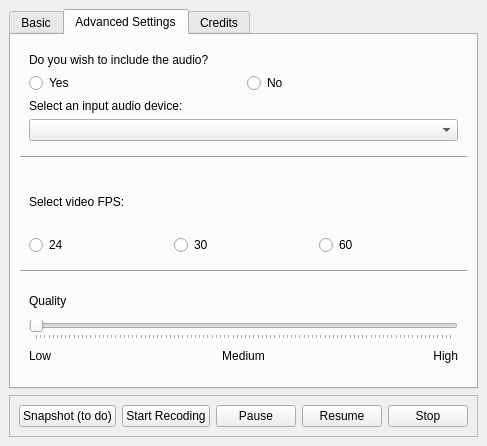
<?xml version="1.0" encoding="UTF-8"?>
<ui version="4.0">
 <class>MainWindow</class>
 <widget class="QMainWindow" name="MainWindow">
  <property name="geometry">
   <rect>
    <x>0</x>
    <y>0</y>
    <width>462</width>
    <height>446</height>
   </rect>
  </property>
  <property name="minimumSize">
   <size>
    <width>0</width>
    <height>446</height>
   </size>
  </property>
  <property name="maximumSize">
   <size>
    <width>16777215</width>
    <height>446</height>
   </size>
  </property>
  <property name="windowTitle">
   <string>MainWindow</string>
  </property>
  <property name="windowIcon">
   <iconset>
    <normaloff>:/icons/icon.svg</normaloff>:/icons/icon.svg</iconset>
  </property>
  <widget class="QWidget" name="centralwidget">
   <layout class="QVBoxLayout" name="verticalLayout_2">
    <item>
     <widget class="QTabWidget" name="tabWidget">
      <property name="currentIndex">
       <number>1</number>
      </property>
      <widget class="QWidget" name="tab_1">
       <attribute name="title">
        <string>Basic</string>
       </attribute>
       <layout class="QVBoxLayout" name="verticalLayout_3">
        <item>
         <widget class="QWidget" name="widget" native="true">
          <layout class="QVBoxLayout" name="verticalLayout">
           <item>
            <widget class="QLabel" name="label_5">
             <property name="sizePolicy">
              <sizepolicy hsizetype="Preferred" vsizetype="Preferred">
               <horstretch>0</horstretch>
               <verstretch>0</verstretch>
              </sizepolicy>
             </property>
             <property name="text">
              <string>Select a recording mode:</string>
             </property>
            </widget>
           </item>
           <item>
            <layout class="QHBoxLayout" name="horizontalLayout">
             <property name="spacing">
              <number>40</number>
             </property>
             <item>
              <widget class="QPushButton" name="pushButtonFullscreen">
               <property name="text">
                <string>      Fullscreen</string>
               </property>
               <property name="iconSize">
                <size>
                 <width>20</width>
                 <height>20</height>
                </size>
               </property>
              </widget>
             </item>
             <item>
              <widget class="QPushButton" name="pushButtonSelectArea">
               <property name="text">
                <string>      Select Area</string>
               </property>
              </widget>
             </item>
            </layout>
           </item>
           <item>
            <spacer name="horizontalSpacer">
             <property name="orientation">
              <enum>Qt::Horizontal</enum>
             </property>
             <property name="sizeHint" stdset="0">
              <size>
               <width>40</width>
               <height>20</height>
              </size>
             </property>
            </spacer>
           </item>
          </layout>
         </widget>
        </item>
        <item>
         <widget class="Line" name="line">
          <property name="orientation">
           <enum>Qt::Horizontal</enum>
          </property>
         </widget>
        </item>
        <item>
         <widget class="QWidget" name="widget_2" native="true">
          <layout class="QVBoxLayout" name="verticalLayout_5">
           <item>
            <widget class="QLabel" name="label_4">
             <property name="sizePolicy">
              <sizepolicy hsizetype="Preferred" vsizetype="Preferred">
               <horstretch>0</horstretch>
               <verstretch>0</verstretch>
              </sizepolicy>
             </property>
             <property name="text">
              <string>Select where your file will be saved</string>
             </property>
            </widget>
           </item>
           <item>
            <layout class="QFormLayout" name="formLayout_2">
             <property name="verticalSpacing">
              <number>6</number>
             </property>
             <item row="0" column="0">
              <widget class="QLabel" name="label_3">
               <property name="text">
                <string>Path</string>
               </property>
              </widget>
             </item>
             <item row="0" column="1">
              <layout class="QHBoxLayout" name="horizontalLayout_3">
               <item>
                <widget class="QLineEdit" name="lineEditPath"/>
               </item>
               <item>
                <widget class="QToolButton" name="toolButton">
                 <property name="text">
                  <string>...</string>
                 </property>
                </widget>
               </item>
              </layout>
             </item>
            </layout>
           </item>
          </layout>
         </widget>
        </item>
        <item>
         <widget class="Line" name="line_5">
          <property name="orientation">
           <enum>Qt::Horizontal</enum>
          </property>
         </widget>
        </item>
        <item>
         <widget class="QWidget" name="widget_5" native="true">
          <property name="sizePolicy">
           <sizepolicy hsizetype="Preferred" vsizetype="Fixed">
            <horstretch>0</horstretch>
            <verstretch>0</verstretch>
           </sizepolicy>
          </property>
          <layout class="QVBoxLayout" name="verticalLayout_10">
           <item>
            <widget class="QLabel" name="label_7">
             <property name="sizePolicy">
              <sizepolicy hsizetype="Preferred" vsizetype="Fixed">
               <horstretch>0</horstretch>
               <verstretch>0</verstretch>
              </sizepolicy>
             </property>
             <property name="text">
              <string>Window behaviour:</string>
             </property>
            </widget>
           </item>
           <item>
            <widget class="QCheckBox" name="checkBoxMinimize">
             <property name="text">
              <string>Minimize in System Tray at starting</string>
             </property>
            </widget>
           </item>
          </layout>
         </widget>
        </item>
       </layout>
      </widget>
      <widget class="QWidget" name="tab_2">
       <attribute name="title">
        <string>Advanced Settings</string>
       </attribute>
       <layout class="QVBoxLayout" name="verticalLayout_4">
        <item>
         <widget class="QWidget" name="widget_3" native="true">
          <layout class="QVBoxLayout" name="verticalLayout_6">
           <item>
            <widget class="QLabel" name="label_2">
             <property name="text">
              <string>Do you wish to include the audio?</string>
             </property>
            </widget>
           </item>
           <item>
            <layout class="QHBoxLayout" name="horizontalLayout_2">
             <item>
              <widget class="QRadioButton" name="radioButtonYes">
               <property name="sizePolicy">
                <sizepolicy hsizetype="Minimum" vsizetype="Fixed">
                 <horstretch>0</horstretch>
                 <verstretch>0</verstretch>
                </sizepolicy>
               </property>
               <property name="text">
                <string>Yes</string>
               </property>
              </widget>
             </item>
             <item>
              <widget class="QRadioButton" name="radioButtonNo">
               <property name="sizePolicy">
                <sizepolicy hsizetype="Minimum" vsizetype="Fixed">
                 <horstretch>0</horstretch>
                 <verstretch>0</verstretch>
                </sizepolicy>
               </property>
               <property name="minimumSize">
                <size>
                 <width>0</width>
                 <height>0</height>
                </size>
               </property>
               <property name="text">
                <string>No</string>
               </property>
              </widget>
             </item>
            </layout>
           </item>
           <item>
            <widget class="QLabel" name="label_11">
             <property name="text">
              <string>Select an input audio device:</string>
             </property>
            </widget>
           </item>
           <item>
            <widget class="QComboBox" name="comboBox">
             <property name="sizePolicy">
              <sizepolicy hsizetype="Preferred" vsizetype="Preferred">
               <horstretch>0</horstretch>
               <verstretch>0</verstretch>
              </sizepolicy>
             </property>
             <property name="minimumSize">
              <size>
               <width>40</width>
               <height>20</height>
              </size>
             </property>
            </widget>
           </item>
          </layout>
         </widget>
        </item>
        <item>
         <widget class="Line" name="line_2">
          <property name="orientation">
           <enum>Qt::Horizontal</enum>
          </property>
         </widget>
        </item>
        <item>
         <widget class="QWidget" name="widget_4" native="true">
          <layout class="QVBoxLayout" name="verticalLayout_7">
           <item>
            <widget class="QLabel" name="label">
             <property name="text">
              <string>Select video FPS:</string>
             </property>
            </widget>
           </item>
           <item>
            <layout class="QHBoxLayout" name="horizontalLayout_6">
             <item>
              <widget class="QRadioButton" name="radioButton24">
               <property name="text">
                <string>24</string>
               </property>
              </widget>
             </item>
             <item>
              <widget class="QRadioButton" name="radioButton30">
               <property name="text">
                <string>30</string>
               </property>
              </widget>
             </item>
             <item>
              <widget class="QRadioButton" name="radioButton60">
               <property name="mouseTracking">
                <bool>true</bool>
               </property>
               <property name="text">
                <string>60 </string>
               </property>
              </widget>
             </item>
            </layout>
           </item>
          </layout>
         </widget>
        </item>
        <item>
         <widget class="Line" name="line_4">
          <property name="orientation">
           <enum>Qt::Horizontal</enum>
          </property>
         </widget>
        </item>
        <item>
         <widget class="QWidget" name="widget_6" native="true">
          <layout class="QVBoxLayout" name="verticalLayout_9">
           <item>
            <widget class="QLabel" name="label_6">
             <property name="sizePolicy">
              <sizepolicy hsizetype="Expanding" vsizetype="Preferred">
               <horstretch>0</horstretch>
               <verstretch>0</verstretch>
              </sizepolicy>
             </property>
             <property name="maximumSize">
              <size>
               <width>16777215</width>
               <height>20</height>
              </size>
             </property>
             <property name="frameShape">
              <enum>QFrame::NoFrame</enum>
             </property>
             <property name="text">
              <string>Quality</string>
             </property>
            </widget>
           </item>
           <item>
            <widget class="QSlider" name="horizontalSlider">
             <property name="sizePolicy">
              <sizepolicy hsizetype="Expanding" vsizetype="Fixed">
               <horstretch>0</horstretch>
               <verstretch>0</verstretch>
              </sizepolicy>
             </property>
             <property name="orientation">
              <enum>Qt::Horizontal</enum>
             </property>
             <property name="tickPosition">
              <enum>QSlider::TicksBelow</enum>
             </property>
             <property name="tickInterval">
              <number>1</number>
             </property>
            </widget>
           </item>
           <item>
            <widget class="QWidget" name="widget_7" native="true">
             <property name="sizePolicy">
              <sizepolicy hsizetype="Preferred" vsizetype="Fixed">
               <horstretch>0</horstretch>
               <verstretch>0</verstretch>
              </sizepolicy>
             </property>
             <layout class="QHBoxLayout" name="horizontalLayout_7">
              <property name="leftMargin">
               <number>0</number>
              </property>
              <property name="topMargin">
               <number>0</number>
              </property>
              <property name="rightMargin">
               <number>0</number>
              </property>
              <property name="bottomMargin">
               <number>0</number>
              </property>
              <item>
               <widget class="QLabel" name="label_10">
                <property name="text">
                 <string>Low</string>
                </property>
               </widget>
              </item>
              <item>
               <widget class="QLabel" name="label_9">
                <property name="text">
                 <string>Medium</string>
                </property>
                <property name="alignment">
                 <set>Qt::AlignCenter</set>
                </property>
               </widget>
              </item>
              <item>
               <widget class="QLabel" name="label_8">
                <property name="text">
                 <string>High</string>
                </property>
                <property name="alignment">
                 <set>Qt::AlignRight|Qt::AlignTrailing|Qt::AlignVCenter</set>
                </property>
               </widget>
              </item>
             </layout>
            </widget>
           </item>
          </layout>
         </widget>
        </item>
       </layout>
      </widget>
      <widget class="QWidget" name="tab_3">
       <attribute name="title">
        <string>Credits</string>
       </attribute>
       <layout class="QHBoxLayout" name="horizontalLayout_4">
        <item>
         <widget class="QLabel" name="label_12">
          <property name="text">
           <string>&lt;html&gt;&lt;head/&gt;&lt;body&gt;&lt;p align=&quot;center&quot;&gt;&lt;span style=&quot; font-size:24pt;&quot;&gt;ScreenRecorderQT&lt;/span&gt;&lt;br/&gt;&lt;/p&gt;&lt;p align=&quot;center&quot;&gt;&lt;span style=&quot; font-size:12pt;&quot;&gt;This software has been proudly developed by:&lt;/span&gt;&lt;br/&gt;&lt;/p&gt;&lt;p align=&quot;center&quot;&gt;&lt;a href=&quot;https://github.com/cannarelladev&quot;&gt;&lt;span style=&quot; font-size:14pt; text-decoration: underline; color:#0000ff;&quot;&gt;Cannarella Alessandro&lt;/span&gt;&lt;/a&gt;&lt;/p&gt;&lt;p align=&quot;center&quot;&gt;&lt;a href=&quot;https://github.com/cheina97&quot;&gt;&lt;span style=&quot; font-size:14pt; text-decoration: underline; color:#0000ff;&quot;&gt;Cheinasso Francesco&lt;/span&gt;&lt;/a&gt;&lt;/p&gt;&lt;p align=&quot;center&quot;&gt;&lt;a href=&quot;https://github.com/alessandracomparetto&quot;&gt;&lt;span style=&quot; font-size:14pt; text-decoration: underline; color:#0000ff;&quot;&gt;Comparetto Alessandra&lt;/span&gt;&lt;/a&gt;&lt;/p&gt;&lt;p align=&quot;center&quot;&gt;&lt;br/&gt;&lt;/p&gt;&lt;p align=&quot;center&quot;&gt;&lt;span style=&quot; font-size:12pt;&quot;&gt;The source code can be found on &lt;/span&gt;&lt;a href=&quot;https://github.com/cheina97/PDS_Project&quot;&gt;&lt;span style=&quot; font-size:12pt; text-decoration: underline; color:#0000ff;&quot;&gt;github&lt;/span&gt;&lt;/a&gt;&lt;/p&gt;&lt;/body&gt;&lt;/html&gt;</string>
          </property>
         </widget>
        </item>
       </layout>
      </widget>
     </widget>
    </item>
    <item>
     <widget class="QFrame" name="frame">
      <property name="sizePolicy">
       <sizepolicy hsizetype="Minimum" vsizetype="Fixed">
        <horstretch>0</horstretch>
        <verstretch>0</verstretch>
       </sizepolicy>
      </property>
      <property name="frameShape">
       <enum>QFrame::StyledPanel</enum>
      </property>
      <property name="frameShadow">
       <enum>QFrame::Raised</enum>
      </property>
      <layout class="QHBoxLayout" name="horizontalLayout_5">
       <item>
        <widget class="QPushButton" name="pushButtonSnapshot">
         <property name="text">
          <string>Snapshot (to do)</string>
         </property>
        </widget>
       </item>
       <item>
        <widget class="QPushButton" name="pushButtonStart">
         <property name="text">
          <string>Start Recoding</string>
         </property>
        </widget>
       </item>
       <item>
        <widget class="QPushButton" name="pushButtonPause">
         <property name="text">
          <string>Pause</string>
         </property>
        </widget>
       </item>
       <item>
        <widget class="QPushButton" name="pushButtonResume">
         <property name="text">
          <string>Resume</string>
         </property>
        </widget>
       </item>
       <item>
        <widget class="QPushButton" name="pushButtonStop">
         <property name="text">
          <string>Stop</string>
         </property>
        </widget>
       </item>
      </layout>
      <zorder>pushButtonStop</zorder>
      <zorder>pushButtonStart</zorder>
      <zorder>pushButtonPause</zorder>
      <zorder>pushButtonResume</zorder>
      <zorder>pushButtonSnapshot</zorder>
     </widget>
    </item>
   </layout>
  </widget>
  <action name="actionno">
   <property name="text">
    <string>no</string>
   </property>
  </action>
 </widget>
 <resources/>
 <connections/>
</ui>
